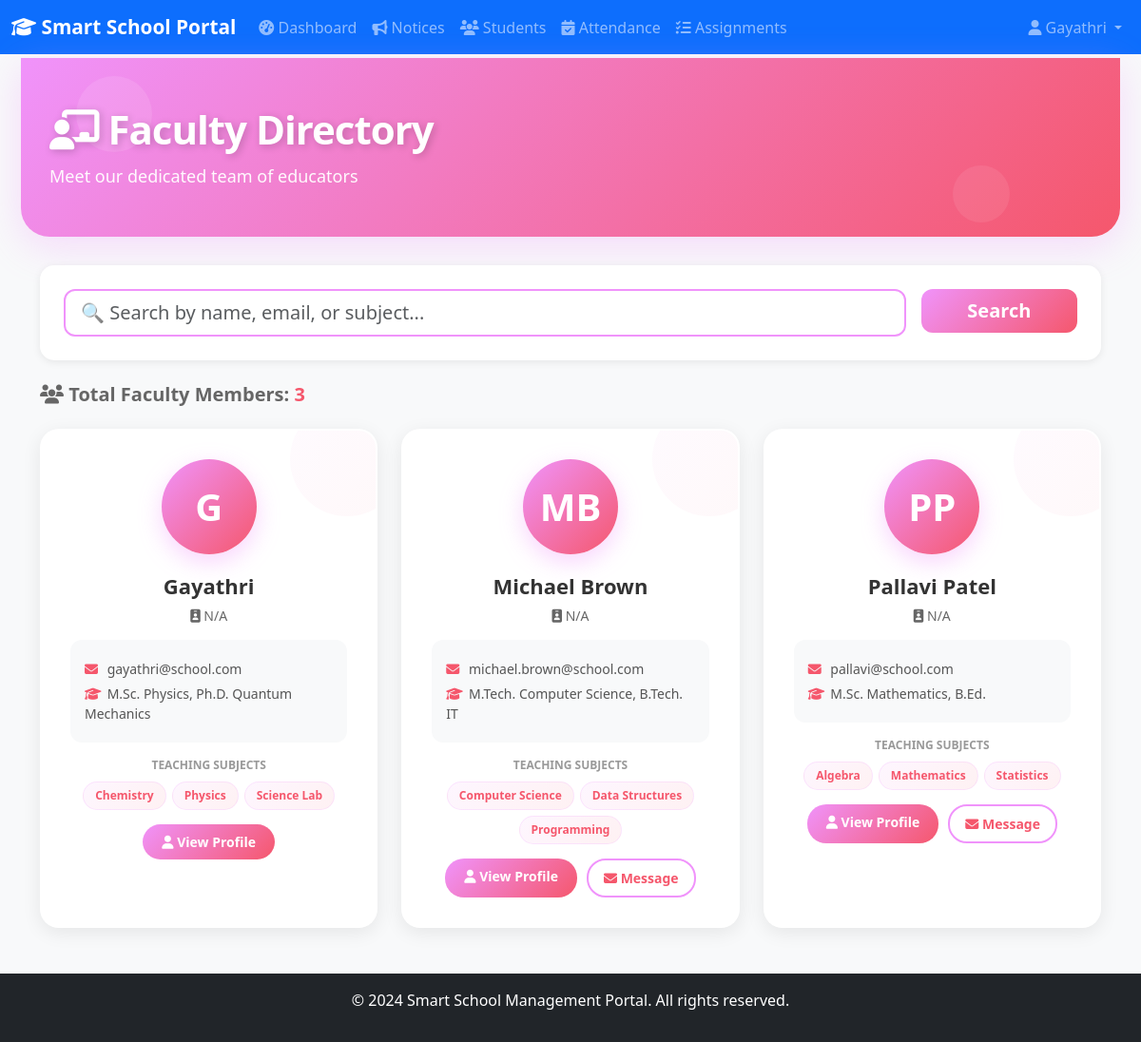
The app's page /teachers/ (signed in) with its own data.
### school/models.py (models this page shows, shortened)
class User(AbstractUser):
    ROLE_CHOICES = (
        ('admin', 'Admin'),
        ('teacher', 'Teacher'),
        ('student', 'Student'),
    )
    role = models.CharField(
        max_length=20,
        choices=ROLE_CHOICES,
        help_text="User role in the system"
    )
    phone = models.CharField(max_length=20, blank=True, null=True)
    address = models.TextField(blank=True, null=True)
    date_of_birth = models.DateField(blank=True, null=True)
    profile_picture = models.ImageField(
        upload_to='profile_pictures/',
        blank=True,
        null=True
    )
    class Meta:
        verbose_name = 'User'
        verbose_name_plural = 'Users'
        ordering = ['username']
    def get_full_name(self):
        full_name = f"{self.first_name} {self.last_name}".strip()
        return full_name if full_name else self.username

class Teacher(models.Model):
    user = models.OneToOneField(
        User,
        on_delete=models.CASCADE,
        related_name='teacher_profile'
    )
    subjects = models.ManyToManyField(
        Subject,
        blank=True,
        related_name='teachers'
    )
    qualification = models.CharField(max_length=200, blank=True, null=True)
    experience_years = models.IntegerField(
        default=0,
        validators=[MinValueValidator(0)]
    )
    joining_date = models.DateField(default=timezone.now)
    is_active = models.BooleanField(default=True)
    class Meta:
        verbose_name = 'Teacher'
        verbose_name_plural = 'Teachers'
        ordering = ['user__first_name', 'user__last_name']

class Subject(models.Model):
    name = models.CharField(
        max_length=100,
        unique=True,
        help_text="Subject name"
    )
    code = models.CharField(
        max_length=20,
        blank=True,
        null=True,
        unique=True,
        help_text="Subject code (e.g., MATH101)"
    )
    description = models.TextField(blank=True, null=True)
    created_at = models.DateTimeField(default=timezone.now)
    class Meta:
        verbose_name = 'Subject'
        verbose_name_plural = 'Subjects'
        ordering = ['name']

### school/views.py (the view, shortened to what this page needs)
# urls.py: path('teachers/', views.teacher_list, name='teacher_list'),
@login_required
def teacher_list(request):
    teachers = Teacher.objects.select_related('user').prefetch_related('subjects').filter(is_active=True)
    search_query = request.GET.get('search', '')
    return render(request, 'school/teacher_list.html', {
        'teachers': teachers,
        'search_query': search_query
    })

### templates/school/teacher_list.html (shortened to what this page needs)
{% extends 'base.html' %}
{% block content %}
<div style="position: relative; margin: -20px -20px 30px -20px; padding: 40px 30px; background: linear-gradient(135deg, #f093fb 0%, #f5576c 100%); border-radius: 0 0 30px 30px; overflow: hidden; box-shadow: 0 10px 40px rgba(240, 147, 251, 0.3);">
    <div style="position: absolute; top: 0; left: 0; width: 100%; height: 100%; overflow: hidden;">
        <div style="position: absolute; width: 80px; height: 80px; background: rgba(255,255,255,0.1); border-radius: 50%; top: 10%; left: 5%; animation: float-particle 15s ease-in-out infinite;"></div>
        <div style="position: absolute; width: 60px; height: 60px; background: rgba(255,255,255,0.08); border-radius: 50%; top: 60%; right: 10%; animation: float-particle 12s ease-in-out infinite 2s;"></div>
    </div>
    <div style="position: relative; z-index: 10; color: white;">
        <h2 style="font-size: 42px; font-weight: 800; margin: 10px 0; text-shadow: 2px 2px 8px rgba(0,0,0,0.2); letter-spacing: -1px;">
            <i class="fas fa-chalkboard-teacher"></i> Faculty Directory
        </h2>
        <p style="font-size: 18px; opacity: 0.95; margin: 10px 0;">
            Meet our dedicated team of educators
        </p>
    </div>
</div>
<div class="row mb-4">
    <div class="col-md-12">
        <div class="card border-0 shadow-sm" style="border-radius: 15px;">
            <div class="card-body" style="padding: 25px;">
                <form method="get" class="row g-3">
                    <div class="col-md-10">
                        <input type="text" name="search" class="form-control form-control-lg" placeholder="🔍 Search by name, email, or subject..." value="{{ search_query }}" style="border-radius: 12px; border: 2px solid #f093fb;">
                    </div>
                    <div class="col-md-2">
                        <button type="submit" class="btn btn-lg w-100" style="background: linear-gradient(135deg, #f093fb 0%, #f5576c 100%); color: white; border: none; border-radius: 12px; font-weight: 700;">
                            Search
                        </button>
                    </div>
                </form>
            </div>
        </div>
    </div>
</div>
<div class="mb-4">
    <h5 style="font-weight: 700; color: #666;">
        <i class="fas fa-users"></i> Total Faculty Members: <span style="color: #f5576c;">{{ teachers.count }}</span>
    </h5>
</div>
{% if teachers %}
    <div style="display: grid; grid-template-columns: repeat(auto-fill, minmax(320px, 1fr)); gap: 25px;">
        {% for teacher in teachers %}
            <div class="teacher-card" style="background: white; border-radius: 20px; padding: 30px; box-shadow: 0 5px 20px rgba(0,0,0,0.08); position: relative; overflow: hidden; transition: all 0.3s; border: 2px solid transparent;" onmouseover="this.style.transform='translateY(-8px)'; this.style.boxShadow='0 12px 35px rgba(240, 147, 251, 0.3)'; this.style.borderColor='#f093fb';" onmouseout="this.style.transform='translateY(0)'; this.style.boxShadow='0 5px 20px rgba(0,0,0,0.08)'; this.style.borderColor='transparent';">
                <div style="position: absolute; top: -30px; right: -30px; width: 120px; height: 120px; background: linear-gradient(135deg, #f093fb15 0%, #f5576c15 100%); border-radius: 50%; opacity: 0.5;"></div>
                <div style="position: relative; z-index: 10;">
                    <div style="width: 100px; height: 100px; margin: 0 auto 20px auto; border-radius: 50%; background: linear-gradient(135deg, #f093fb 0%, #f5576c 100%); display: flex; align-items: center; justify-content: center; color: white; font-size: 40px; font-weight: 800; box-shadow: 0 8px 25px rgba(240, 147, 251, 0.4);">
                        {% if teacher.user.first_name %}
                            {{ teacher.user.first_name|slice:":1"|upper }}{{ teacher.user.last_name|slice:":1"|upper }}
                        {% else %}
                            {{ teacher.user.username|slice:":2"|upper }}
                        {% endif %}
                    </div>
                    <div style="text-align: center;">
                        <h5 style="font-size: 22px; font-weight: 800; color: #333; margin-bottom: 8px;">
                            {{ teacher.user.get_full_name|default:teacher.user.username }}
                        </h5>
                        <p style="color: #666; font-size: 14px; margin-bottom: 15px;">
                            <i class="fas fa-id-badge"></i> {{ teacher.employee_id|default:"N/A" }}
                        </p>
                        <div style="background: #f8f9fa; padding: 15px; border-radius: 12px; margin-bottom: 15px; text-align: left;">
                            <p style="font-size: 14px; margin: 5px 0; color: #555;">
                                <i class="fas fa-envelope" style="color: #f5576c; width: 20px;"></i> {{ teacher.user.email }}
                            </p>
                            {% if teacher.qualification %}
                                <p style="font-size: 14px; margin: 5px 0; color: #555;">
                                    <i class="fas fa-graduation-cap" style="color: #f5576c; width: 20px;"></i> {{ teacher.qualification }}
                                </p>
                            {% endif %}
                        </div>
                        <div style="margin-bottom: 15px;">
                            <p style="font-size: 12px; font-weight: 700; color: #999; text-transform: uppercase; margin-bottom: 8px;">Teaching Subjects</p>
                            <div style="display: flex; flex-wrap: wrap; gap: 6px; justify-content: center;">
                                {% for subject in teacher.subjects.all %}
                                    <span style="background: linear-gradient(135deg, #f093fb15 0%, #f5576c15 100%); color: #f5576c; padding: 5px 12px; border-radius: 15px; font-size: 12px; font-weight: 600; border: 1px solid #f093fb30;">
                                        {{ subject.name }}
                                    </span>
                                {% empty %}
                                    <span style="color: #999; font-size: 12px;">No subjects assigned</span>
                                {% endfor %}
                            </div>
                        </div>
                        <div style="display: flex; gap: 10px; justify-content: center;">
                            <a href="{% url 'teacher_detail' teacher.pk %}" class="btn btn-sm" style="background: linear-gradient(135deg, #f093fb 0%, #f5576c 100%); color: white; border: none; border-radius: 20px; padding: 8px 20px; font-weight: 700; transition: all 0.3s;" onmouseover="this.style.transform='scale(1.05)'; this.style.boxShadow='0 5px 15px rgba(240, 147, 251, 0.4)';" onmouseout="this.style.transform='scale(1)'; this.style.boxShadow='none';">
                                <i class="fas fa-user"></i> View Profile
                            </a>
                            {% if user.is_authenticated and user != teacher.user %}
                                <a href="{% url 'send_message' %}?recipient={{ teacher.user.pk }}" class="btn btn-sm" style="background: white; color: #f5576c; border: 2px solid #f093fb; border-radius: 20px; padding: 8px 16px; font-weight: 700; transition: all 0.3s; text-decoration: none;" onmouseover="this.style.background='#f093fb15';" onmouseout="this.style.background='white';">
                                    <i class="fas fa-envelope"></i> Message
                                </a>
                            {% endif %}
                        </div>
                    </div>
                </div>
            </div>
        {% endfor %}
    </div>
{% endif %}
{% endblock %}

### templates/base.html (shortened to what this page needs)
<!DOCTYPE html>
<html lang="en">
<head>
    <link href="https://cdn.jsdelivr.net/npm/bootstrap@5.3.0/dist/css/bootstrap.min.css" rel="stylesheet">
    <link rel="stylesheet" href="https://cdnjs.cloudflare.com/ajax/libs/font-awesome/6.4.0/css/all.min.css">
    {% load static %}
    <link rel="stylesheet" href="{% static 'css/style.css' %}">
</head>
<body>
    <nav class="navbar navbar-expand-lg navbar-dark bg-primary">
        <div class="container-fluid">
            <a class="navbar-brand" href="{% url 'home' %}">
                <i class="fas fa-graduation-cap"></i> Smart School Portal
            </a>
            <div class="collapse navbar-collapse" id="navbarNav">
                <ul class="navbar-nav me-auto">
                    {% if user.is_authenticated %}
                        <li class="nav-item">
                            <a class="nav-link" href="{% url 'dashboard' %}">
                                <i class="fas fa-tachometer-alt"></i> Dashboard
                            </a>
                        </li>
                        <li class="nav-item">
                            <a class="nav-link" href="{% url 'notice_list' %}">
                                <i class="fas fa-bullhorn"></i> Notices
                            </a>
                        </li>
                        {% if user.role == 'student' %}
                            <li class="nav-item">
                                <a class="nav-link" href="{% url 'assignment_list' %}">
                                    <i class="fas fa-tasks"></i> Assignments
                                </a>
                            </li>
                            <li class="nav-item">
                                <a class="nav-link" href="{% url 'result_list' %}">
                                    <i class="fas fa-chart-line"></i> Results
                                </a>
                            </li>
                        {% elif user.role == 'teacher' %}
                            <li class="nav-item">
                                <a class="nav-link" href="{% url 'student_list' %}">
                                    <i class="fas fa-users"></i> Students
                                </a>
                            </li>
                            <li class="nav-item">
                                <a class="nav-link" href="{% url 'attendance_list' %}">
                                    <i class="fas fa-calendar-check"></i> Attendance
                                </a>
                            </li>
                            <li class="nav-item">
                                <a class="nav-link" href="{% url 'assignment_list' %}">
                                    <i class="fas fa-tasks"></i> Assignments
                                </a>
                            </li>
                        {% endif %}
                    {% endif %}
                </ul>
                <ul class="navbar-nav">
                    {% if user.is_authenticated %}
                        <li class="nav-item dropdown">
                            <a class="nav-link dropdown-toggle" href="#" id="navbarDropdown" role="button" data-bs-toggle="dropdown">
                                <i class="fas fa-user"></i> {{ user.get_full_name|default:user.username }}
                            </a>
                        </li>
                    {% endif %}
                </ul>
            </div>
        </div>
    </nav>
    <main class="container my-4">
        {% block content %}{% endblock %}
    </main>
    <footer class="bg-dark text-white text-center py-3 mt-5">
        <div class="container">
            <p>&copy; 2024 Smart School Management Portal. All rights reserved.</p>
        </div>
    </footer>
</body>
</html>

### static/css/style.css (style rules this page uses)
:root { --primary-color: #0d6efd; --secondary-color: #6c757d; --success-color: #198754; --danger-color: #dc3545; --warning-color: #ffc107; --info-color: #0dcaf0; }
body { font-family: 'Segoe UI', Tahoma, Geneva, Verdana, sans-serif; background-color: #f8f9fa; }
.navbar-brand { font-weight: bold; font-size: 1.3rem; }
.card { border-radius: 15px; box-shadow: 0 4px 6px rgba(0,0,0,0.1); transition: transform 0.3s, box-shadow 0.3s; overflow: hidden; }
.shadow-sm { box-shadow: 0 2px 8px rgba(0,0,0,0.08) !important; }
.btn { border-radius: 5px; transition: all 0.3s ease; }
footer { margin-top: auto; }
.container { animation: fadeIn 0.5s ease-in; }
.fas, .far, .fab { transition: all 0.3s ease; }

### templates/school/teacher_list.html (style rules this page uses)
.teacher-card { animation: slideInUp 0.5s ease-out; }
.teacher-card:nth-child(1) { animation-delay: 0.1s; }
.teacher-card:nth-child(2) { animation-delay: 0.2s; }
.teacher-card:nth-child(3) { animation-delay: 0.3s; }

### records on screen
User: get_full_name "Gayathri"
Teacher: user.first_name "G", user.get_full_name "Gayathri", employee_id "N/A", user.email "gayathri@school.com", qualification "M.Sc. Physics, Ph.D. Quantum Mechanics"
Subject: name "Chemistry"
Subject: name "Physics"
Subject: name "Science Lab"
Teacher: user.first_name "M", user.last_name "B", user.get_full_name "Michael Brown", employee_id "N/A", user.email "michael.brown@school.com", qualification "M.Tech. Computer Science, B.Tech. IT"
Subject: name "Computer Science"
Subject: name "Data Structures"
Subject: name "Programming"
Teacher: user.first_name "P", user.last_name "P", user.get_full_name "Pallavi Patel", employee_id "N/A", user.email "pallavi@school.com", qualification "M.Sc. Mathematics, B.Ed."
Subject: name "Algebra"
Subject: name "Mathematics"
Subject: name "Statistics"

### other values on screen
{{ teachers.count }} "3"
